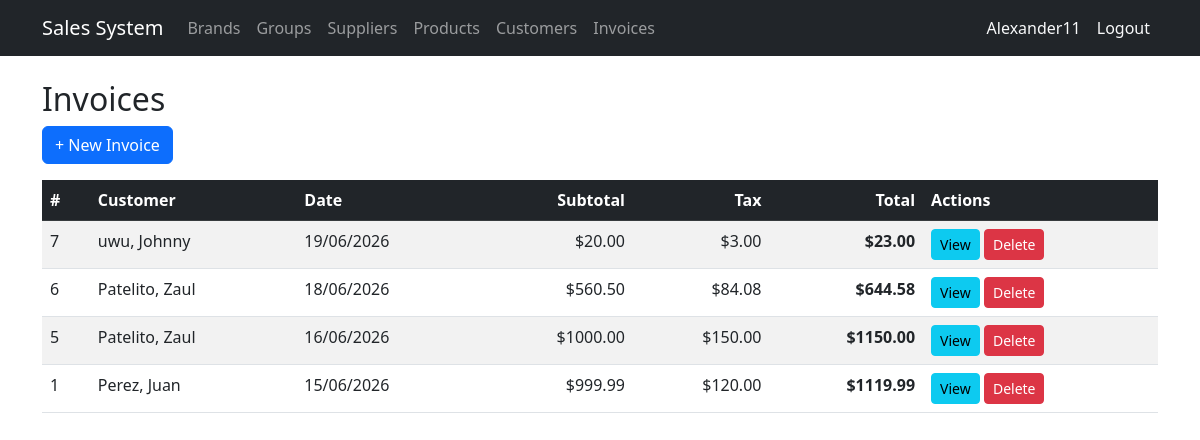
Page /invoices/ (signed in) on the committed database.
### billing/models.py (models this page shows, shortened)
class Invoice(models.Model):
    customer = models.ForeignKey(Customer, on_delete=models.PROTECT, related_name='invoices')
    invoice_date = models.DateTimeField(auto_now_add=True)
    subtotal = models.DecimalField(max_digits=12, decimal_places=2, default=0)
    tax = models.DecimalField(max_digits=12, decimal_places=2, default=0)
    total = models.DecimalField(max_digits=12, decimal_places=2, default=0)
    is_active = models.BooleanField(default=True)
    class Meta: ordering = ['-invoice_date']

class Customer(models.Model):
    dni = models.CharField(max_length=13, unique=True, verbose_name='DNI/RUC' , validators=[validate_cedula_ec])
    first_name = models.CharField(max_length=100)
    last_name = models.CharField(max_length=100)
    email = models.EmailField(blank=True, null=True)
    phone = models.CharField(max_length=20, blank=True, null=True)
    address = models.TextField(blank=True, null=True)
    is_active = models.BooleanField(default=True)
    created_at = models.DateTimeField(auto_now_add=True)
    updated_at = models.DateTimeField(auto_now=True)
    class Meta:
        ordering = ['last_name', 'first_name']
    def __str__(self): return f'{self.last_name}, {self.first_name}'

### billing/views.py (the view)
# urls.py: path('invoices/', views.invoice_list, name='invoice_list'),
@login_required
def invoice_list(request):
    invoices = Invoice.objects.select_related('customer').all()
    return render(request, 'billing/invoice_list.html', {'items': invoices})

### billing/templates/billing/invoice_list.html (shortened to what this page needs)
{% extends 'billing/base.html' %}
{% block content %}
<h2>Invoices</h2>
<a href="{% url 'billing:invoice_create' %}" class="btn btn-primary mb-3">+ New Invoice</a>
<table class="table table-striped table-hover">
  <thead class="table-dark">
    <tr>
      <th>#</th><th>Customer</th><th>Date</th>
      <th class="text-end">Subtotal</th>
      <th class="text-end">Tax</th>
      <th class="text-end">Total</th>
      <th>Actions</th>
    </tr>
  </thead>
  <tbody>
    {% for inv in items %}
    <tr>
      <td>{{ inv.id }}</td>
      <td>{{ inv.customer }}</td>
      <td>{{ inv.invoice_date|date:"d/m/Y" }}</td>
      <td class="text-end">${{ inv.subtotal }}</td>
      <td class="text-end">${{ inv.tax }}</td>
      <td class="text-end fw-bold">${{ inv.total }}</td>
      <td>
        <a href="{% url 'billing:invoice_detail' inv.pk %}" class="btn btn-sm btn-info">View</a>
        <a href="{% url 'billing:invoice_delete' inv.pk %}" class="btn btn-sm btn-danger">Delete</a>
      </td>
    </tr>
    {% empty %}
    <tr><td colspan="7" class="text-center">No invoices yet.</td></tr>
    {% endfor %}
  </tbody>
</table>
{% endblock %}

### billing/templates/billing/base.html (shortened to what this page needs)
<!DOCTYPE html>
<html lang="es">
<head>
  <link href="https://cdn.jsdelivr.net/npm/bootstrap@5.3.0/dist/css/bootstrap.min.css" rel="stylesheet">
</head>
<body>
<nav class="navbar navbar-expand-lg navbar-dark bg-dark">
  <div class="container">
    <a class="navbar-brand" href="{% url 'billing:home' %}">Sales System</a>
    <div class="collapse navbar-collapse" id="nav">
      <ul class="navbar-nav me-auto">
        {% if user.is_authenticated %}
        <li class="nav-item"><a class="nav-link" href="{% url 'billing:brand_list' %}">Brands</a></li>
        <li class="nav-item"><a class="nav-link" href="{% url 'billing:productgroup_list' %}">Groups</a></li>
        <li class="nav-item"><a class="nav-link" href="{% url 'billing:supplier_list' %}">Suppliers</a></li>
        <li class="nav-item"><a class="nav-link" href="{% url 'billing:product_list' %}">Products</a></li>
        <li class="nav-item"><a class="nav-link" href="{% url 'billing:customer_list' %}">Customers</a></li>
        <li class="nav-item"><a class="nav-link" href="{% url 'billing:invoice_list' %}">Invoices</a></li>
        {% endif %}
      </ul>
      <ul class="navbar-nav">
        {% if user.is_authenticated %}
        <li class="nav-item">
        <span class="nav-link text-light">{{ user.username }}</span>
        </li>
        <li class="nav-item">
        <form method="post" action="{% url 'logout' %}" class="d-inline">
          <button type="submit" class="nav-link btn btn-link text-light"
              style="text-decoration:none;">Logout</button>
        </form>
        </li>
        {% endif %}
      </ul>
    </div>
  </div>
</nav>
<div class="container mt-4">
  {% block content %}{% endblock %}
</div>
</body>
</html>

### rows in the picture
Invoice: id "7", customer "uwu, Johnny", invoice_date "19/06/2026", subtotal "20.00", tax "3.00", total "23.00"
Invoice: id "6", customer "Patelito, Zaul", invoice_date "18/06/2026", subtotal "560.50", tax "84.08", total "644.58"
Invoice: id "5", customer "Patelito, Zaul", invoice_date "16/06/2026", subtotal "1000.00", tax "150.00", total "1150.00"
Invoice: id "1", customer "Perez, Juan", invoice_date "15/06/2026", subtotal "999.99", tax "120.00", total "1119.99"

### other values in the picture
{{ user.username }} "Alexander11"
